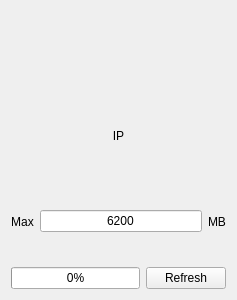
<?xml version="1.0" encoding="UTF-8"?>
<ui version="4.0">
 <class>Widget</class>
 <widget class="QWidget" name="Widget">
  <property name="geometry">
   <rect>
    <x>0</x>
    <y>0</y>
    <width>237</width>
    <height>300</height>
   </rect>
  </property>
  <property name="font">
   <font>
    <family>Arial</family>
   </font>
  </property>
  <property name="windowTitle">
   <string>Dolan</string>
  </property>
  <layout class="QVBoxLayout" name="verticalLayout">
   <item>
    <widget class="QLabel" name="label">
     <property name="text">
      <string/>
     </property>
     <property name="alignment">
      <set>Qt::AlignCenter</set>
     </property>
    </widget>
   </item>
   <item>
    <widget class="QLabel" name="IP">
     <property name="text">
      <string>IP</string>
     </property>
     <property name="alignment">
      <set>Qt::AlignCenter</set>
     </property>
    </widget>
   </item>
   <item>
    <layout class="QHBoxLayout" name="horizontalLayout_2">
     <item>
      <widget class="QLabel" name="label_2">
       <property name="text">
        <string>Max</string>
       </property>
       <property name="alignment">
        <set>Qt::AlignCenter</set>
       </property>
      </widget>
     </item>
     <item>
      <widget class="QLineEdit" name="lineEdit">
       <property name="text">
        <string>6200</string>
       </property>
       <property name="alignment">
        <set>Qt::AlignCenter</set>
       </property>
      </widget>
     </item>
     <item>
      <widget class="QLabel" name="label_3">
       <property name="text">
        <string>MB</string>
       </property>
       <property name="alignment">
        <set>Qt::AlignCenter</set>
       </property>
      </widget>
     </item>
    </layout>
   </item>
   <item>
    <layout class="QHBoxLayout" name="horizontalLayout">
     <item>
      <widget class="QProgressBar" name="progressBar">
       <property name="value">
        <number>0</number>
       </property>
       <property name="format">
        <string>%p%</string>
       </property>
      </widget>
     </item>
     <item>
      <widget class="QPushButton" name="pushButton">
       <property name="text">
        <string>Refresh</string>
       </property>
      </widget>
     </item>
    </layout>
   </item>
  </layout>
 </widget>
 <layoutdefault spacing="6" margin="11"/>
 <resources/>
 <connections/>
</ui>
